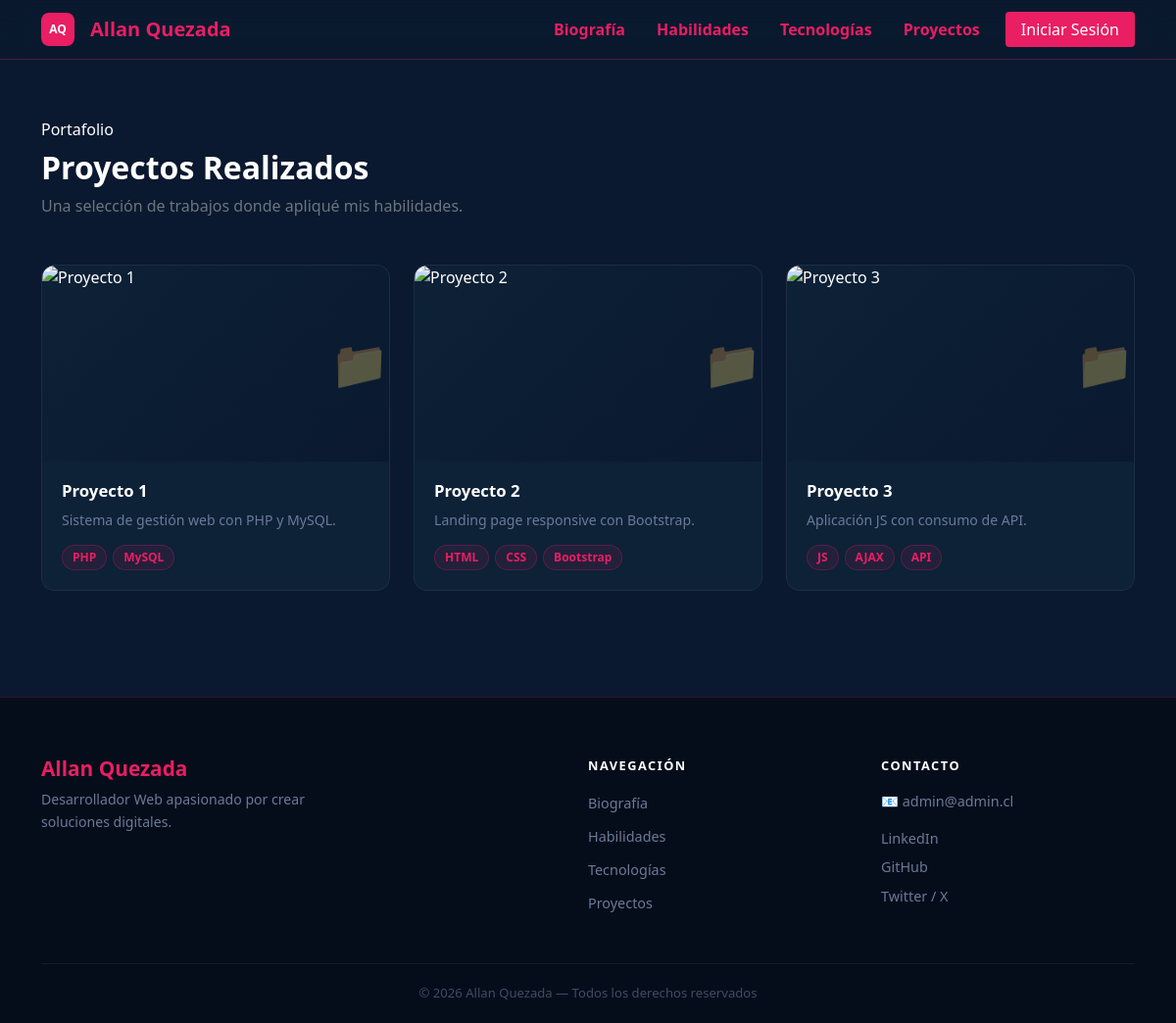
Screenshot of /sections/proyecto.php with the database file from the repository.
### tables this page shows
CREATE TABLE proyectos (
    id INT AUTO_INCREMENT PRIMARY KEY,
    titulo VARCHAR(100) NOT NULL,
    descripcion TEXT NOT NULL,
    imagen VARCHAR(255),
    enlace_demo VARCHAR(255),
    enlace_github VARCHAR(255),
    tags VARCHAR(255)
);

CREATE TABLE biografia (
    id            INT AUTO_INCREMENT PRIMARY KEY,
    nombre        VARCHAR(100)  DEFAULT NULL,
    descripcion   TEXT          DEFAULT NULL,
    ciudad        VARCHAR(50)   DEFAULT NULL,
    email         VARCHAR(100)  DEFAULT NULL,
    footer_texto  VARCHAR(255)  DEFAULT NULL,
    linkedin      VARCHAR(255)  DEFAULT NULL,
    github        VARCHAR(255)  DEFAULT NULL,
    twitter       VARCHAR(255)  DEFAULT NULL
);

### sections/proyecto.php (the view, shortened to what this page needs)
<?php
require_once '../admin/db_config.php';
?>
<!DOCTYPE html>
<html lang="es">
<head>
    <link href="https://cdn.jsdelivr.net/npm/bootstrap@5.3.0/dist/css/bootstrap.min.css" rel="stylesheet">
    <link rel="stylesheet" href="../assets/css/style.css">
</head>
<body class="seccion-oscura">
    <?php include '../includes/navbar.php'; ?>
    <div class="container py-5">
        <div class="proyectos-header mb-5">
            <span class="proyectos-tag">Portafolio</span>
            <h2 class="fw-bold text-white mt-2">Proyectos Realizados</h2>
            <p class="text-secondary">Una selección de trabajos donde apliqué mis habilidades.</p>
        </div>
        <div class="row g-4">
            <?php
            $query = $pdo->query("SELECT * FROM proyectos");
            while ($p = $query->fetch(PDO::FETCH_ASSOC)) {
                echo '
                <div class="col-md-4">
                    <div class="proyecto-card">
                        <div class="proyecto-img-wrapper">
                            <img src="' . htmlspecialchars($p['imagen']) . '"
                                 class="proyecto-img"
                                 alt="' . htmlspecialchars($p['titulo']) . '"
                                 onerror="this.parentElement.classList.add(\'sin-imagen\')">
                            <div class="proyecto-overlay">
                                <a href="' . htmlspecialchars($p['enlace_demo']) . '" class="btn-overlay">Ver Demo</a>
                                <a href="' . htmlspecialchars($p['enlace_github']) . '" class="btn-overlay btn-overlay-dark">GitHub</a>
                            </div>
                        </div>
                        <div class="proyecto-body">
                            <h4 class="proyecto-titulo">' . htmlspecialchars($p['titulo']) . '</h4>
                            <p class="proyecto-desc">' . htmlspecialchars($p['descripcion']) . '</p>
                            <div class="proyecto-tags">';
                $tags = explode(',', $p['tags']);
                foreach ($tags as $tag) {
                    echo '<span class="proyecto-badge">' . trim($tag) . '</span>';
                }
                echo '      </div>
                        </div>
                    </div>
                </div>';
            }
            ?>
        </div>
    </div>
    <?php include '../includes/footer.php'; ?>
</body>
</html>

### includes/footer.php (shortened to what this page needs)
<?php
require_once __DIR__ . '/../admin/db_config.php';
$query = $pdo->query("SELECT * FROM biografia WHERE id = 1");
$f = $query->fetch(PDO::FETCH_ASSOC);
?>
<footer class="footer-principal">
    <div class="container">
        <div class="footer-top">
            <div class="footer-marca">
                <h3 class="footer-nombre"><?= htmlspecialchars($f['nombre'] ?? 'Allan Quezada'); ?></h3>
                <p class="footer-desc"><?= htmlspecialchars($f['descripcion'] ?? ''); ?></p>
            </div>
            <div class="footer-nav">
                <p class="footer-section-title">Navegación</p>
                <ul>
                    <li><a href="/aquezada2025/index.php">Biografía</a></li>
                    <li><a href="/aquezada2025/sections/habilidades.php">Habilidades</a></li>
                    <li><a href="/aquezada2025/sections/tecnologia.php">Tecnologías</a></li>
                    <li><a href="/aquezada2025/sections/proyecto.php">Proyectos</a></li>
                </ul>
            </div>
            <div class="footer-contacto">
                <p class="footer-section-title">Contacto</p>
                <p class="footer-email">📧 <?= htmlspecialchars($f['email'] ?? 'correo@ejemplo.com'); ?></p>
                <div class="footer-redes">
                    <a href="<?= htmlspecialchars($f['linkedin'] ?? '#'); ?>" class="footer-red-link">LinkedIn</a>
                    <a href="<?= htmlspecialchars($f['github'] ?? '#'); ?>" class="footer-red-link">GitHub</a>
                    <a href="<?= htmlspecialchars($f['twitter'] ?? '#'); ?>" class="footer-red-link">Twitter / X</a>
                </div>
            </div>
        </div>
        <div class="footer-bottom">
            <p><?= htmlspecialchars($f['footer_texto'] ?? '© 2026 Allan Quezada — Todos los derechos reservados.'); ?></p>
        </div>
    </div>
</footer>

### assets/css/style.css (style rules this page uses)
:root { --azul-fondo: #0a192f; --rosado-acento: #e91e63; --plomo-texto: #8892b0; }
body { background-color: var(--azul-fondo); color: #fff; font-family: 'Segoe UI', sans-serif; }
.seccion-oscura { background-color: var(--azul-fondo) !important; min-height: 100vh; padding-top: 72px; }
html * { caret-color: transparent !important; }
button, .btn, a { cursor: pointer !important; caret-color: transparent !important; }
.proyecto-card { background: #0d2137; border-radius: 14px; overflow: hidden; border: 1px solid rgba(255,255,255,.06); transition: transform .28s, box-shadow .28s, border-color .28s; height: 100%; }
.proyecto-img-wrapper { position: relative; height: 200px; background: #0a192f; overflow: hidden; }
.sin-imagen { background: linear-gradient(135deg,#0d2137,#0a192f); display: flex; align-items: center; justify-content: center; }
.sin-imagen::after { content: "📁"; font-size: 3rem; opacity: .3; }
.proyecto-body { padding: 20px; }
.proyecto-titulo { color: #fff; font-size: 1.05rem; font-weight: 700; margin-bottom: 8px; }
.proyecto-desc { color: #6b7a99; font-size: .88rem; line-height: 1.6; margin-bottom: 14px; }
.proyecto-tags { display: flex; flex-wrap: wrap; gap: 6px; }
.proyecto-badge { background: rgba(233,30,99,.1); color: var(--rosado-acento); border: 1px solid rgba(233,30,99,.25); border-radius: 999px; padding: 3px 10px; font-size: .75rem; font-weight: 600; }
.footer-principal { background: #060d1a; border-top: 1px solid rgba(233,30,99,.2); padding: 60px 0 0; margin-top: 60px; }
.footer-top { display: grid; grid-template-columns: 2fr 1fr 1fr; gap: 40px; padding-bottom: 40px; border-bottom: 1px solid rgba(255,255,255,.06); }
.footer-nombre { color: var(--rosado-acento); font-size: 1.3rem; font-weight: 700; margin-bottom: 8px; }
.footer-desc { color: #6b7a99; font-size: .88rem; line-height: 1.6; max-width: 300px; }
.footer-section-title { color: #fff; font-size: .8rem; font-weight: 700; text-transform: uppercase; letter-spacing: 1.5px; margin-bottom: 16px; }
.footer-email { color: #6b7a99; font-size: .9rem; margin-bottom: 16px; }
.footer-nav ul { list-style: none; padding: 0; margin: 0; }
.footer-nav ul li { margin-bottom: 10px; }
.footer-nav ul li a, .footer-red-link { color: #6b7a99; text-decoration: none; font-size: .9rem; transition: color .2s; }
.footer-redes { display: flex; flex-direction: column; gap: 8px; }
.footer-bottom { padding: 20px 0; text-align: center; }
.footer-bottom p { color: #3d4d66; font-size: .82rem; margin: 0; }

### sections/proyecto.php (style rules this page uses)
* { caret-color: transparent !important; }

### rows the page displays
proyectos: titulo "Proyecto 1", descripcion "Sistema de gestión web con PHP y MySQL.", tags "PHP", tags "MySQL"
proyectos: titulo "Proyecto 2", descripcion "Landing page responsive con Bootstrap.", tags "HTML", tags "CSS", tags "Bootstrap"
proyectos: titulo "Proyecto 3", descripcion "Aplicación JS con consumo de API.", tags "JS", tags "AJAX", tags "API"
biografia: nombre "Allan Quezada", descripcion "Desarrollador Web apasionado por crear soluciones digitales.", email "admin@admin.cl", footer_texto "© 2026 Allan Quezada — Todos los derechos reservados"
